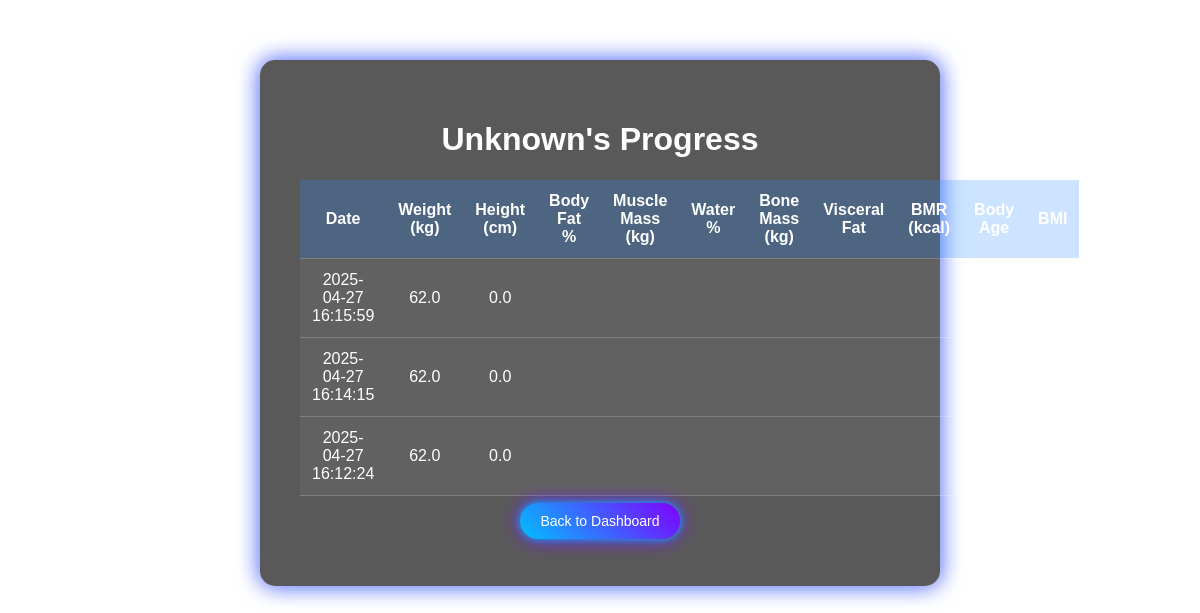
The page /user/Unknown on the database its author committed.
### tables this page shows
CREATE TABLE metrics (
        id INTEGER PRIMARY KEY AUTOINCREMENT,
        user TEXT NOT NULL,
        weight REAL NOT NULL,
        height REAL NOT NULL,
        date TEXT NOT NULL
    );

### app.py (the view)
@app.route('/user/<username>')
def user_profile(username):
    conn = get_db_connection()
    metrics = conn.execute('SELECT * FROM metrics WHERE user = ? ORDER BY date DESC', (username,)).fetchall()
    conn.close()
    return render_template('user_profile.html', username=username, metrics=metrics)

### app.py (called while the page is built)
def get_db_connection():
    conn = sqlite3.connect('database.db')
    conn.row_factory = sqlite3.Row
    return conn

### templates/user_profile.html (shortened to what this page needs)
<!doctype html>
<html lang="en">
<head>
  <link rel="stylesheet" href="{{ url_for('static', filename='css/style.css') }}">
</head>
<body class="profile-body">
  <div class="profile-container">
    <h1>{{ username }}'s Progress</h1>
    <table class="metrics-table">
      <thead>
        <tr>
          <th>Date</th>
          <th>Weight (kg)</th>
          <th>Height (cm)</th>
          <th>Body Fat %</th>
          <th>Muscle Mass (kg)</th>
          <th>Water %</th>
          <th>Bone Mass (kg)</th>
          <th>Visceral Fat</th>
          <th>BMR (kcal)</th>
          <th>Body Age</th>
          <th>BMI</th>
        </tr>
      </thead>
      <tbody>
        {% for metric in metrics %}
        <tr>
          <td>{{ metric['date'] }}</td>
          <td>{{ metric['weight'] }}</td>
          <td>{{ metric['height'] }}</td>
          <td>{{ metric['body_fat'] }}</td>
          <td>{{ metric['muscle_mass'] }}</td>
          <td>{{ metric['water_percentage'] }}</td>
          <td>{{ metric['bone_mass'] }}</td>
          <td>{{ metric['visceral_fat'] }}</td>
          <td>{{ metric['bmr'] }}</td>
          <td>{{ metric['body_age'] }}</td>
          <td>{{ metric['bmi'] }}</td>
        </tr>
        {% endfor %}
      </tbody>
    </table>
    <p><a class="glow-button-small" href="{{ url_for('dashboard') }}">Back to Dashboard</a></p>
  </div>
</body>
</html>

### static/css/style.css (style rules this page uses)
body { background: url("../images/bg.png") no-repeat center center fixed; background-size: cover; font-family: 'Orbitron', sans-serif; color: #ffffff; margin: 0; padding: 0; }
.welcome-container, .dashboard-container, .form-container, .profile-container { background: rgba(0, 0, 0, 0.65); margin: 5% auto; padding: 40px; border-radius: 15px; max-width: 600px; text-align: center; box-shadow: 0px 0px 25px rgba(0, 123, 255, 0.6), 0px 0px 20px rgba(147, 51, 234, 0.6); }
.glow-button, .glow-button-small { background: linear-gradient(45deg, #00BFFF, #7F00FF); padding: 15px 30px; font-size: 18px; border: none; border-radius: 30px; cursor: pointer; color: white; text-decoration: none; box-shadow: 0 0 10px #00BFFF, 0 0 20px #7F00FF; transition: 0.4s ease-in-out; }
.glow-button-small { font-size: 14px; padding: 10px 20px; }
.metrics-table { width: 100%; margin-top: 20px; border-collapse: collapse; background: rgba(255, 255, 255, 0.05); }
.metrics-table th, .metrics-table td { padding: 12px; border-bottom: 1px solid rgba(255, 255, 255, 0.2); }
.metrics-table th { background: rgba(0, 123, 255, 0.2); }

### rows shown on the page
metrics: date "2025-04-27 16:15:59", weight "62.0", height "0.0"
metrics: date "2025-04-27 16:14:15", weight "62.0", height "0.0"
metrics: date "2025-04-27 16:12:24", weight "62.0", height "0.0"

### other values the page prints
{{ username }} "Unknown"
